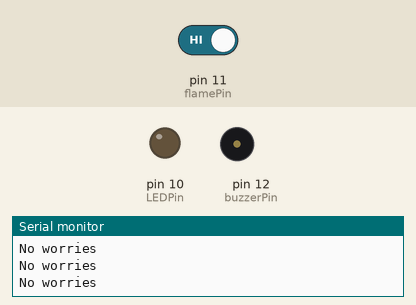
Recording of a sketch running on a simulated Arduino Uno, built with avr-gcc and run on an emulated ATmega328P. On the bench: output pins drawn as LEDs (lit = HIGH), buzzer (waves = sounding, pin HIGH), the last lines printed to the serial monitor. The inputs (shaded band) are chosen by the test bench; at power-on: pin 11 (flamePin) HIGH.

Above: at 1.2 s.
1.3 s: pin 11 (flamePin) driven LOW
At 2.1 s:
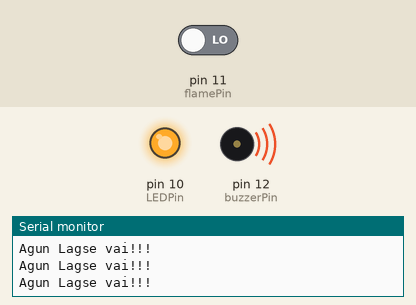
2.8 s: pin 11 (flamePin) driven HIGH
At 4.2 s:
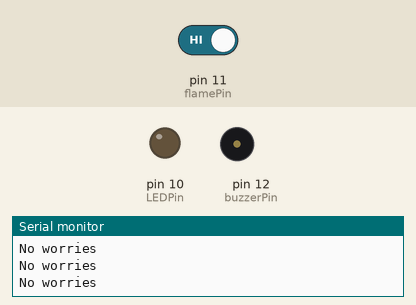
Timing chart, 0 to 5.8 s (numbered marks = the images above; inputs shaded):
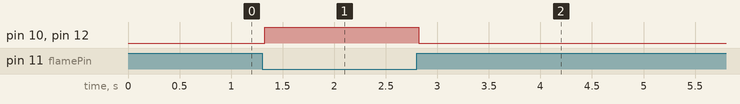

Measured:
- after the input at 1.3 s, pin 10 (LEDPin), pin 12 (buzzerPin): LOW → HIGH at once
- after the input at 2.8 s, pin 10 (LEDPin), pin 12 (buzzerPin): HIGH → LOW at once

The sketch:

Flame_Sensor.ino
```cpp
const int buzzerPin = 12;
const int flamePin = 11;
const int LEDPin = 10;
int Flame = HIGH;

void setup()
{
  pinMode(buzzerPin, OUTPUT);
  pinMode(flamePin, INPUT);
  pinMode(LEDPin, OUTPUT);
  Serial.begin(9600);
}

void loop()
{
  Flame = digitalRead(flamePin);
  if (Flame== LOW)
  {
    Serial.println("Agun Lagse vai!!!");
    digitalWrite(buzzerPin, HIGH);
    digitalWrite(LEDPin, HIGH);
  }
  else
  {
    Serial.println("No worries");
    digitalWrite(buzzerPin, LOW);
    digitalWrite(LEDPin, LOW);
  }
}
```
